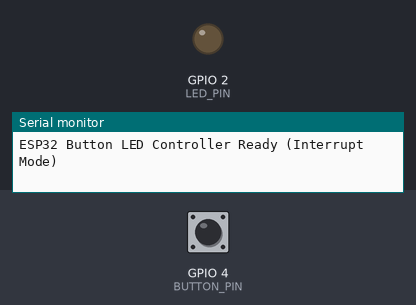
The program below on a simulated ESP32. On the bench: output pins drawn as LEDs (lit = HIGH), the last lines printed to the serial monitor. Dashed ring = blinking. Inputs (shaded band) come from the test bench; at power-on: GPIO 4 (BUTTON_PIN) HIGH.

Above: at 1.2 s.
1.3 s: GPIO 4 (BUTTON_PIN) pulled LOW for 0.15 s
At 1.54 s:
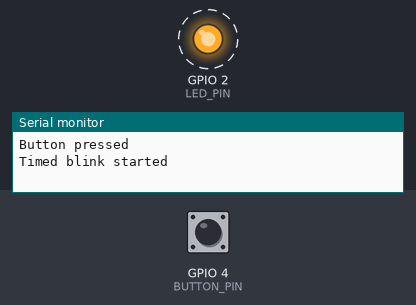
4.3 s: GPIO 4 (BUTTON_PIN) pulled LOW for 1 s
At 6.3 s:
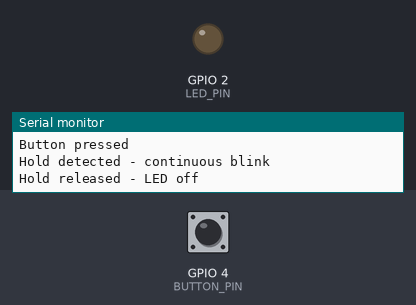
7.3 s: GPIO 4 (BUTTON_PIN) pulled LOW for 3.2 s
At 7.81 s:
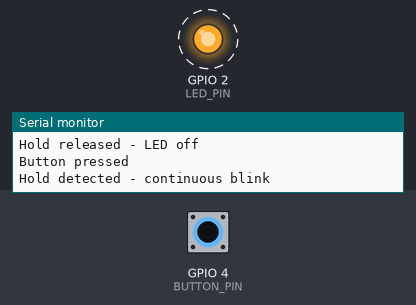
12.0 s: GPIO 4 (BUTTON_PIN) pulsed LOW 2 times (0.12 s each, 0.3 s apart)
At 12.21 s:
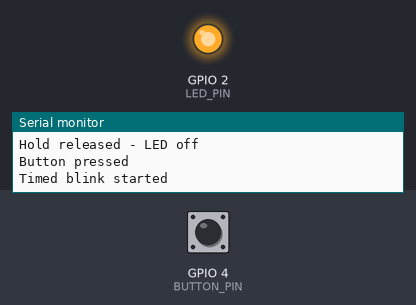
Timing chart, 0 to 15.0 s (numbered marks = the images above; inputs shaded):
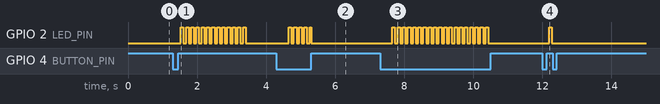

The program:

main.cpp
```cpp
/*
 * ESP32 Button LED Blink with Interrupts and Debouncing
 *
 * Wiring:
 * - LED: GPIO 2 -> 220Ω resistor -> LED (+) -> LED (-) -> GND
 * - Button: GPIO 4 -> Button -> GND (uses internal pull-up)
 *
 * Behavior:
 * 1. Press button: LED blinks for 3 seconds
 * 2. Press during blink: Cancel blinking
 * 3. Hold button: LED continuously blinks while held
 */
#include <Arduino.h>
#include "led_helper.h"

const int LED_PIN = 2;
const int BUTTON_PIN = 4;

// Timing constants
const int BLINK_INTERVAL = 75;
const int BLINK_DURATION = 2000;
const int HOLD_THRESHOLD = 350;
const int DEBOUNCE_DELAY = 50;

// LED controller
LEDController led(LED_PIN);

// Volatile variables (accessed in ISR and main loop)
volatile bool buttonEventFlag = false;
volatile unsigned long lastInterruptTime = 0;

// State tracking
bool lastStableButtonState = HIGH;
bool buttonHandled = false;
bool wasHolding = false;
unsigned long buttonPressTime = 0;

// ISR (Interrupt Service Routine) - keep it SHORT and FAST
void IRAM_ATTR handleButtonInterrupt() {
  unsigned long currentTime = millis();

  // Debounce in ISR - ignore if too soon after last interrupt
  if (currentTime - lastInterruptTime > DEBOUNCE_DELAY) {
    lastInterruptTime = currentTime;
    buttonEventFlag = true;
  }
}

void setup() {
  led.begin();
  pinMode(BUTTON_PIN, INPUT_PULLUP);

  // Attach interrupt on CHANGE (both rising and falling edges)
  attachInterrupt(digitalPinToInterrupt(BUTTON_PIN), handleButtonInterrupt, CHANGE);

  Serial.begin(115200);
  Serial.println("ESP32 Button LED Controller Ready (Interrupt Mode)");
}

void loop() {
  // Check if button event occurred
  if (buttonEventFlag) {
    buttonEventFlag = false;

    // Read current stable button state
    delay(5); // Small delay to let button settle
    bool currentButtonState = digitalRead(BUTTON_PIN);

    // Only process if state actually changed
    if (currentButtonState != lastStableButtonState) {
      lastStableButtonState = currentButtonState;

      // Button just pressed (LOW)
      if (currentButtonState == LOW) {
        Serial.println("Button pressed");
        buttonPressTime = millis();
        buttonHandled = false;

        // If LED is already blinking, cancel it
        if (led.getIsBlinking()) {
          led.stopBlink();
          Serial.println("Blink cancelled");
          buttonHandled = true;
        }
      }
      // Button just released (HIGH)
      else {
        unsigned long pressDuration = millis() - buttonPressTime;

        // If we were holding, turn off LED
        if (wasHolding) {
          led.stopBlink();
          Serial.println("Hold released - LED off");
          wasHolding = false;
          buttonHandled = true;
        }
        // Short press - start timed blink
        else if (!buttonHandled && pressDuration < HOLD_THRESHOLD) {
          led.startBlink(BLINK_DURATION, BLINK_INTERVAL, BLINK_INTERVAL);
          Serial.println("Timed blink started");
        }

        buttonHandled = false;
      }
    }
  }

  // Check for hold condition (button still pressed after threshold)
  if (lastStableButtonState == LOW && !buttonHandled) {
    unsigned long holdTime = millis() - buttonPressTime;

    if (holdTime >= HOLD_THRESHOLD) {
      if (!wasHolding) {
        // First time detecting hold
        if (led.getIsBlinking()) {
          led.stopBlink();
        }
        wasHolding = true;
        Serial.println("Hold detected - continuous blink");
      }
      // Keep the continuous blink active while holding
      led.continuousBlink(BLINK_INTERVAL, BLINK_INTERVAL);
    }
  }

  // Update LED state
  led.update();
}
```

led_helper.cpp
```cpp
// led_helper.cpp
// Implementation of LED control functions

#include "led_helper.h"

LEDController::LEDController(int pin) {
  ledPin = pin;
  isBlinking = false;
  ledState = false;
  blinkStartTime = 0;
  lastToggleTime = 0;
  onTimeMs = 0;
  offTimeMs = 0;
  totalDurationMs = 0;
}

void LEDController::begin() {
  pinMode(ledPin, OUTPUT);
  digitalWrite(ledPin, LOW);
}

void LEDController::startBlink(int durationMs, int onMs, int offMs) {
  isBlinking = true;
  blinkStartTime = millis();
  lastToggleTime = millis();
  totalDurationMs = durationMs;
  onTimeMs = onMs;
  offTimeMs = offMs;
  ledState = false;
  digitalWrite(ledPin, LOW);
}

void LEDController::stopBlink() {
  isBlinking = false;
  ledState = false;
  digitalWrite(ledPin, LOW);
}

void LEDController::update() {
  if (!isBlinking) {
    return;
  }

  unsigned long currentTime = millis();

  // Check if total duration has elapsed
  if (currentTime - blinkStartTime >= totalDurationMs) {
    stopBlink();
    return;
  }

  // Handle LED toggling
  unsigned long targetInterval = ledState ? onTimeMs : offTimeMs;

  if (currentTime - lastToggleTime >= targetInterval) {
    ledState = !ledState;
    digitalWrite(ledPin, ledState ? HIGH : LOW);
    lastToggleTime = currentTime;
  }
}

bool LEDController::getIsBlinking() {
  return isBlinking;
}

void LEDController::continuousBlink(int onMs, int offMs) {
  unsigned long currentTime = millis();
  unsigned long targetInterval = ledState ? onMs : offMs;

  if (currentTime - lastToggleTime >= targetInterval) {
    ledState = !ledState;
    digitalWrite(ledPin, ledState ? HIGH : LOW);
    lastToggleTime = currentTime;
  }
}
```

led_helper.h
```cpp
// led_helper.h
// Header file for LED control functions

#ifndef LED_HELPER_H
#define LED_HELPER_H

#include <Arduino.h>

// Class to manage LED blinking with cancellation support
class LEDController {
private:
  int ledPin;
  bool isBlinking;
  unsigned long blinkStartTime;
  unsigned long lastToggleTime;
  int onTimeMs;
  int offTimeMs;
  int totalDurationMs;
  bool ledState;

public:
  // Constructor
  LEDController(int pin);

  // Initialize the LED pin
  void begin();

  // Start a timed blink sequence
  void startBlink(int durationMs, int onMs, int offMs);

  // Stop any active blinking
  void stopBlink();

  // Update function - call this in loop() to handle non-blocking blink
  void update();

  // Check if currently blinking
  bool getIsBlinking();

  // Continuous blink mode (for hold functionality)
  void continuousBlink(int onMs, int offMs);
};

#endif
```

Measured:
- after the input at 1.3 s, GPIO 2 (LED_PIN): alternates HIGH for 0.07 s and LOW for 0.07 s, 26 changes in all, then stays LOW, starting after 0.23 s
- after the input at 4.3 s, GPIO 2 (LED_PIN): alternates HIGH for 0.08 s and LOW for 0.07 s, 10 changes in all, then stays LOW, starting after 0.36 s
- after the input at 7.3 s, GPIO 2 (LED_PIN): alternates HIGH for 0.08 s and LOW for 0.08 s, 38 changes in all, then stays LOW, starting after 0.36 s
- after the input at 12.0 s, GPIO 2 (LED_PIN): LOW → HIGH after 0.20 s, → LOW 0.07 s later
